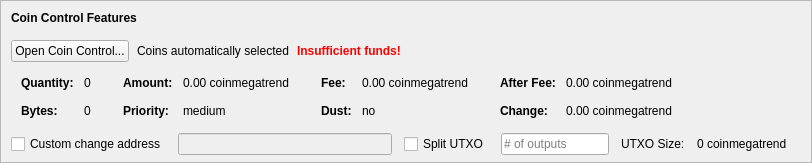
    <widget class="QFrame" name="frameCoinControl">
     <property name="sizePolicy">
      <sizepolicy hsizetype="Expanding" vsizetype="Expanding">
       <horstretch>0</horstretch>
       <verstretch>0</verstretch>
      </sizepolicy>
     </property>
     <property name="maximumSize">
      <size>
       <width>16777215</width>
       <height>16777215</height>
      </size>
     </property>
     <property name="frameShape">
      <enum>QFrame::StyledPanel</enum>
     </property>
     <property name="frameShadow">
      <enum>QFrame::Sunken</enum>
     </property>
     <layout class="QVBoxLayout" name="verticalLayoutCoinControl2">
      <property name="spacing">
       <number>0</number>
      </property>
      <property name="leftMargin">
       <number>0</number>
      </property>
      <property name="topMargin">
       <number>0</number>
      </property>
      <property name="rightMargin">
       <number>0</number>
      </property>
      <property name="bottomMargin">
       <number>6</number>
      </property>
      <item>
       <layout class="QVBoxLayout" name="verticalLayoutCoinControl" stretch="0,0,0,0,1">
        <property name="spacing">
         <number>0</number>
        </property>
        <property name="leftMargin">
         <number>10</number>
        </property>
        <property name="topMargin">
         <number>10</number>
        </property>
        <item>
         <layout class="QHBoxLayout" name="horizontalLayoutCoinControl1">
          <property name="bottomMargin">
           <number>15</number>
          </property>
          <item>
           <widget class="QLabel" name="labelCoinControlFeatures">
            <property name="sizePolicy">
             <sizepolicy hsizetype="Preferred" vsizetype="Maximum">
              <horstretch>0</horstretch>
              <verstretch>0</verstretch>
             </sizepolicy>
            </property>
            <property name="font">
             <font>
              <weight>75</weight>
              <bold>true</bold>
             </font>
            </property>
            <property name="styleSheet">
             <string notr="true">font-weight:bold;</string>
            </property>
            <property name="text">
             <string>Coin Control Features</string>
            </property>
           </widget>
          </item>
         </layout>
        </item>
        <item>
         <layout class="QHBoxLayout" name="horizontalLayoutCoinControl2" stretch="0,0,0,0">
          <property name="spacing">
           <number>8</number>
          </property>
          <property name="bottomMargin">
           <number>10</number>
          </property>
          <item>
           <widget class="QPushButton" name="pushButtonCoinControl">
            <property name="styleSheet">
             <string notr="true"/>
            </property>
            <property name="text">
             <string>Open Coin Control...</string>
            </property>
            <property name="autoDefault">
             <bool>false</bool>
            </property>
           </widget>
          </item>
          <item>
           <widget class="QLabel" name="labelCoinControlAutomaticallySelected">
            <property name="text">
             <string>Coins automatically selected</string>
            </property>
            <property name="margin">
             <number>5</number>
            </property>
           </widget>
          </item>
          <item>
           <widget class="QLabel" name="labelCoinControlInsuffFunds">
            <property name="font">
             <font>
              <weight>75</weight>
              <bold>true</bold>
             </font>
            </property>
            <property name="styleSheet">
             <string notr="true">color:red;font-weight:bold;</string>
            </property>
            <property name="text">
             <string>Insufficient funds!</string>
            </property>
            <property name="margin">
             <number>5</number>
            </property>
           </widget>
          </item>
          <item>
           <spacer name="horizontalSpacerCoinControl">
            <property name="orientation">
             <enum>Qt::Horizontal</enum>
            </property>
            <property name="sizeHint" stdset="0">
             <size>
              <width>40</width>
              <height>1</height>
             </size>
            </property>
           </spacer>
          </item>
         </layout>
        </item>
        <item>
         <widget class="QWidget" name="widgetCoinControl" native="true">
          <property name="sizePolicy">
           <sizepolicy hsizetype="Preferred" vsizetype="Preferred">
            <horstretch>0</horstretch>
            <verstretch>0</verstretch>
           </sizepolicy>
          </property>
          <property name="minimumSize">
           <size>
            <width>0</width>
            <height>0</height>
           </size>
          </property>
          <property name="styleSheet">
           <string notr="true"/>
          </property>
          <layout class="QHBoxLayout" name="horizontalLayoutCoinControl5">
           <property name="leftMargin">
            <number>0</number>
           </property>
           <property name="topMargin">
            <number>0</number>
           </property>
           <property name="rightMargin">
            <number>0</number>
           </property>
           <property name="bottomMargin">
            <number>0</number>
           </property>
           <item>
            <layout class="QHBoxLayout" name="horizontalLayoutCoinControl3" stretch="0,0,0,1">
             <property name="spacing">
              <number>20</number>
             </property>
             <property name="topMargin">
              <number>0</number>
             </property>
             <property name="bottomMargin">
              <number>10</number>
             </property>
             <item>
              <layout class="QFormLayout" name="formLayoutCoinControl1">
               <property name="horizontalSpacing">
                <number>10</number>
               </property>
               <property name="verticalSpacing">
                <number>14</number>
               </property>
               <property name="leftMargin">
                <number>10</number>
               </property>
               <property name="topMargin">
                <number>4</number>
               </property>
               <property name="rightMargin">
                <number>6</number>
               </property>
               <item row="0" column="0">
                <widget class="QLabel" name="labelCoinControlQuantityText">
                 <property name="font">
                  <font>
                   <weight>75</weight>
                   <bold>true</bold>
                  </font>
                 </property>
                 <property name="text">
                  <string>Quantity:</string>
                 </property>
                 <property name="margin">
                  <number>0</number>
                 </property>
                </widget>
               </item>
               <item row="0" column="1">
                <widget class="QLabel" name="labelCoinControlQuantity">
                 <property name="cursor">
                  <cursorShape>IBeamCursor</cursorShape>
                 </property>
                 <property name="contextMenuPolicy">
                  <enum>Qt::ActionsContextMenu</enum>
                 </property>
                 <property name="text">
                  <string notr="true">0</string>
                 </property>
                 <property name="margin">
                  <number>0</number>
                 </property>
                 <property name="textInteractionFlags">
                  <set>Qt::LinksAccessibleByMouse|Qt::TextSelectableByKeyboard|Qt::TextSelectableByMouse</set>
                 </property>
                </widget>
               </item>
               <item row="1" column="0">
                <widget class="QLabel" name="labelCoinControlBytesText">
                 <property name="font">
                  <font>
                   <weight>75</weight>
                   <bold>true</bold>
                  </font>
                 </property>
                 <property name="text">
                  <string>Bytes:</string>
                 </property>
                </widget>
               </item>
               <item row="1" column="1">
                <widget class="QLabel" name="labelCoinControlBytes">
                 <property name="cursor">
                  <cursorShape>IBeamCursor</cursorShape>
                 </property>
                 <property name="contextMenuPolicy">
                  <enum>Qt::ActionsContextMenu</enum>
                 </property>
                 <property name="text">
                  <string notr="true">0</string>
                 </property>
                 <property name="textInteractionFlags">
                  <set>Qt::LinksAccessibleByMouse|Qt::TextSelectableByKeyboard|Qt::TextSelectableByMouse</set>
                 </property>
                </widget>
               </item>
              </layout>
             </item>
             <item>
              <layout class="QFormLayout" name="formLayoutCoinControl2">
               <property name="horizontalSpacing">
                <number>10</number>
               </property>
               <property name="verticalSpacing">
                <number>14</number>
               </property>
               <property name="leftMargin">
                <number>6</number>
               </property>
               <property name="topMargin">
                <number>4</number>
               </property>
               <property name="rightMargin">
                <number>6</number>
               </property>
               <item row="0" column="0">
                <widget class="QLabel" name="labelCoinControlAmountText">
                 <property name="font">
                  <font>
                   <weight>75</weight>
                   <bold>true</bold>
                  </font>
                 </property>
                 <property name="text">
                  <string>Amount:</string>
                 </property>
                 <property name="margin">
                  <number>0</number>
                 </property>
                </widget>
               </item>
               <item row="0" column="1">
                <widget class="QLabel" name="labelCoinControlAmount">
                 <property name="cursor">
                  <cursorShape>IBeamCursor</cursorShape>
                 </property>
                 <property name="contextMenuPolicy">
                  <enum>Qt::ActionsContextMenu</enum>
                 </property>
                 <property name="text">
                  <string notr="true">0.00 coinmegatrend</string>
                 </property>
                 <property name="textInteractionFlags">
                  <set>Qt::LinksAccessibleByMouse|Qt::TextSelectableByKeyboard|Qt::TextSelectableByMouse</set>
                 </property>
                </widget>
               </item>
               <item row="1" column="0">
                <widget class="QLabel" name="labelCoinControlPriorityText">
                 <property name="font">
                  <font>
                   <weight>75</weight>
                   <bold>true</bold>
                  </font>
                 </property>
                 <property name="text">
                  <string>Priority:</string>
                 </property>
                </widget>
               </item>
               <item row="1" column="1">
                <widget class="QLabel" name="labelCoinControlPriority">
                 <property name="cursor">
                  <cursorShape>IBeamCursor</cursorShape>
                 </property>
                 <property name="contextMenuPolicy">
                  <enum>Qt::ActionsContextMenu</enum>
                 </property>
                 <property name="text">
                  <string>medium</string>
                 </property>
                 <property name="textInteractionFlags">
                  <set>Qt::LinksAccessibleByMouse|Qt::TextSelectableByKeyboard|Qt::TextSelectableByMouse</set>
                 </property>
                </widget>
               </item>
              </layout>
             </item>
             <item>
              <layout class="QFormLayout" name="formLayoutCoinControl3">
               <property name="horizontalSpacing">
                <number>10</number>
               </property>
               <property name="verticalSpacing">
                <number>14</number>
               </property>
               <property name="leftMargin">
                <number>6</number>
               </property>
               <property name="topMargin">
                <number>4</number>
               </property>
               <property name="rightMargin">
                <number>6</number>
               </property>
               <item row="0" column="0">
                <widget class="QLabel" name="labelCoinControlFeeText">
                 <property name="font">
                  <font>
                   <weight>75</weight>
                   <bold>true</bold>
                  </font>
                 </property>
                 <property name="text">
                  <string>Fee:</string>
                 </property>
                 <property name="margin">
                  <number>0</number>
                 </property>
                </widget>
               </item>
               <item row="0" column="1">
                <widget class="QLabel" name="labelCoinControlFee">
                 <property name="cursor">
                  <cursorShape>IBeamCursor</cursorShape>
                 </property>
                 <property name="contextMenuPolicy">
                  <enum>Qt::ActionsContextMenu</enum>
                 </property>
                 <property name="text">
                  <string notr="true">0.00 coinmegatrend</string>
                 </property>
                 <property name="textInteractionFlags">
                  <set>Qt::LinksAccessibleByMouse|Qt::TextSelectableByKeyboard|Qt::TextSelectableByMouse</set>
                 </property>
                </widget>
               </item>
               <item row="1" column="0">
                <widget class="QLabel" name="labelCoinControlLowOutputText">
                 <property name="font">
                  <font>
                   <weight>75</weight>
                   <bold>true</bold>
                  </font>
                 </property>
                 <property name="text">
                  <string>Dust:</string>
                 </property>
                </widget>
               </item>
               <item row="1" column="1">
                <widget class="QLabel" name="labelCoinControlLowOutput">
                 <property name="cursor">
                  <cursorShape>IBeamCursor</cursorShape>
                 </property>
                 <property name="contextMenuPolicy">
                  <enum>Qt::ActionsContextMenu</enum>
                 </property>
                 <property name="text">
                  <string>no</string>
                 </property>
                 <property name="textInteractionFlags">
                  <set>Qt::LinksAccessibleByMouse|Qt::TextSelectableByKeyboard|Qt::TextSelectableByMouse</set>
                 </property>
                </widget>
               </item>
              </layout>
             </item>
             <item>
              <layout class="QFormLayout" name="formLayoutCoinControl4">
               <property name="horizontalSpacing">
                <number>10</number>
               </property>
               <property name="verticalSpacing">
                <number>14</number>
               </property>
               <property name="leftMargin">
                <number>6</number>
               </property>
               <property name="topMargin">
                <number>4</number>
               </property>
               <property name="rightMargin">
                <number>6</number>
               </property>
               <item row="0" column="0">
                <widget class="QLabel" name="labelCoinControlAfterFeeText">
                 <property name="font">
                  <font>
                   <weight>75</weight>
                   <bold>true</bold>
                  </font>
                 </property>
                 <property name="text">
                  <string>After Fee:</string>
                 </property>
                 <property name="margin">
                  <number>0</number>
                 </property>
                </widget>
               </item>
               <item row="0" column="1">
                <widget class="QLabel" name="labelCoinControlAfterFee">
                 <property name="cursor">
                  <cursorShape>IBeamCursor</cursorShape>
                 </property>
                 <property name="contextMenuPolicy">
                  <enum>Qt::ActionsContextMenu</enum>
                 </property>
                 <property name="text">
                  <string notr="true">0.00 coinmegatrend</string>
                 </property>
                 <property name="textInteractionFlags">
                  <set>Qt::LinksAccessibleByMouse|Qt::TextSelectableByKeyboard|Qt::TextSelectableByMouse</set>
                 </property>
                </widget>
               </item>
               <item row="1" column="0">
                <widget class="QLabel" name="labelCoinControlChangeText">
                 <property name="font">
                  <font>
                   <weight>75</weight>
                   <bold>true</bold>
                  </font>
                 </property>
                 <property name="text">
                  <string>Change:</string>
                 </property>
                </widget>
               </item>
               <item row="1" column="1">
                <widget class="QLabel" name="labelCoinControlChange">
                 <property name="cursor">
                  <cursorShape>IBeamCursor</cursorShape>
                 </property>
                 <property name="contextMenuPolicy">
                  <enum>Qt::ActionsContextMenu</enum>
                 </property>
                 <property name="text">
                  <string notr="true">0.00 coinmegatrend</string>
                 </property>
                 <property name="textInteractionFlags">
                  <set>Qt::LinksAccessibleByMouse|Qt::TextSelectableByKeyboard|Qt::TextSelectableByMouse</set>
                 </property>
                </widget>
               </item>
              </layout>
             </item>
            </layout>
           </item>
          </layout>
         </widget>
        </item>
        <item>
         <layout class="QHBoxLayout" name="horizontalLayoutCoinControl4" stretch="0,0,0,0,0,0,0">
          <property name="spacing">
           <number>12</number>
          </property>
          <property name="sizeConstraint">
           <enum>QLayout::SetDefaultConstraint</enum>
          </property>
          <property name="topMargin">
           <number>5</number>
          </property>
          <property name="rightMargin">
           <number>5</number>
          </property>
          <item>
           <widget class="QCheckBox" name="checkBoxCoinControlChange">
            <property name="toolTip">
             <string>If this is activated, but the change address is empty or invalid, change will be sent to a newly generated address.</string>
            </property>
            <property name="text">
             <string>Custom change address</string>
            </property>
           </widget>
          </item>
          <item>
           <widget class="QValidatedLineEdit" name="lineEditCoinControlChange">
            <property name="enabled">
             <bool>false</bool>
            </property>
            <property name="sizePolicy">
             <sizepolicy hsizetype="Expanding" vsizetype="Fixed">
              <horstretch>0</horstretch>
              <verstretch>0</verstretch>
             </sizepolicy>
            </property>
           </widget>
          </item>
          <item>
           <widget class="QCheckBox" name="splitBlockCheckBox">
            <property name="text">
             <string>Split UTXO</string>
            </property>
           </widget>
          </item>
          <item>
           <widget class="QLineEdit" name="splitBlockLineEdit">
            <property name="sizePolicy">
             <sizepolicy hsizetype="Fixed" vsizetype="Fixed">
              <horstretch>50</horstretch>
              <verstretch>0</verstretch>
             </sizepolicy>
            </property>
            <property name="placeholderText">
             <string># of outputs</string>
            </property>
           </widget>
          </item>
          <item>
           <widget class="QLabel" name="labelBlockSizeText">
            <property name="text">
             <string>UTXO Size:</string>
            </property>
           </widget>
          </item>
          <item>
           <widget class="QLabel" name="labelBlockSize">
            <property name="text">
             <string>0 coinmegatrend</string>
            </property>
           </widget>
          </item>
          <item>
           <widget class="QLabel" name="labelCoinControlChangeLabel">
            <property name="sizePolicy">
             <sizepolicy hsizetype="Preferred" vsizetype="Expanding">
              <horstretch>0</horstretch>
              <verstretch>0</verstretch>
             </sizepolicy>
            </property>
            <property name="minimumSize">
             <size>
              <width>0</width>
              <height>0</height>
             </size>
            </property>
            <property name="text">
             <string/>
            </property>
            <property name="margin">
             <number>3</number>
            </property>
           </widget>
          </item>
         </layout>
        </item>
        <item>
         <spacer name="verticalSpacerCoinControl">
          <property name="orientation">
           <enum>Qt::Vertical</enum>
          </property>
          <property name="sizeHint" stdset="0">
           <size>
            <width>800</width>
            <height>1</height>
           </size>
          </property>
         </spacer>
        </item>
       </layout>
      </item>
     </layout>
    </widget>
